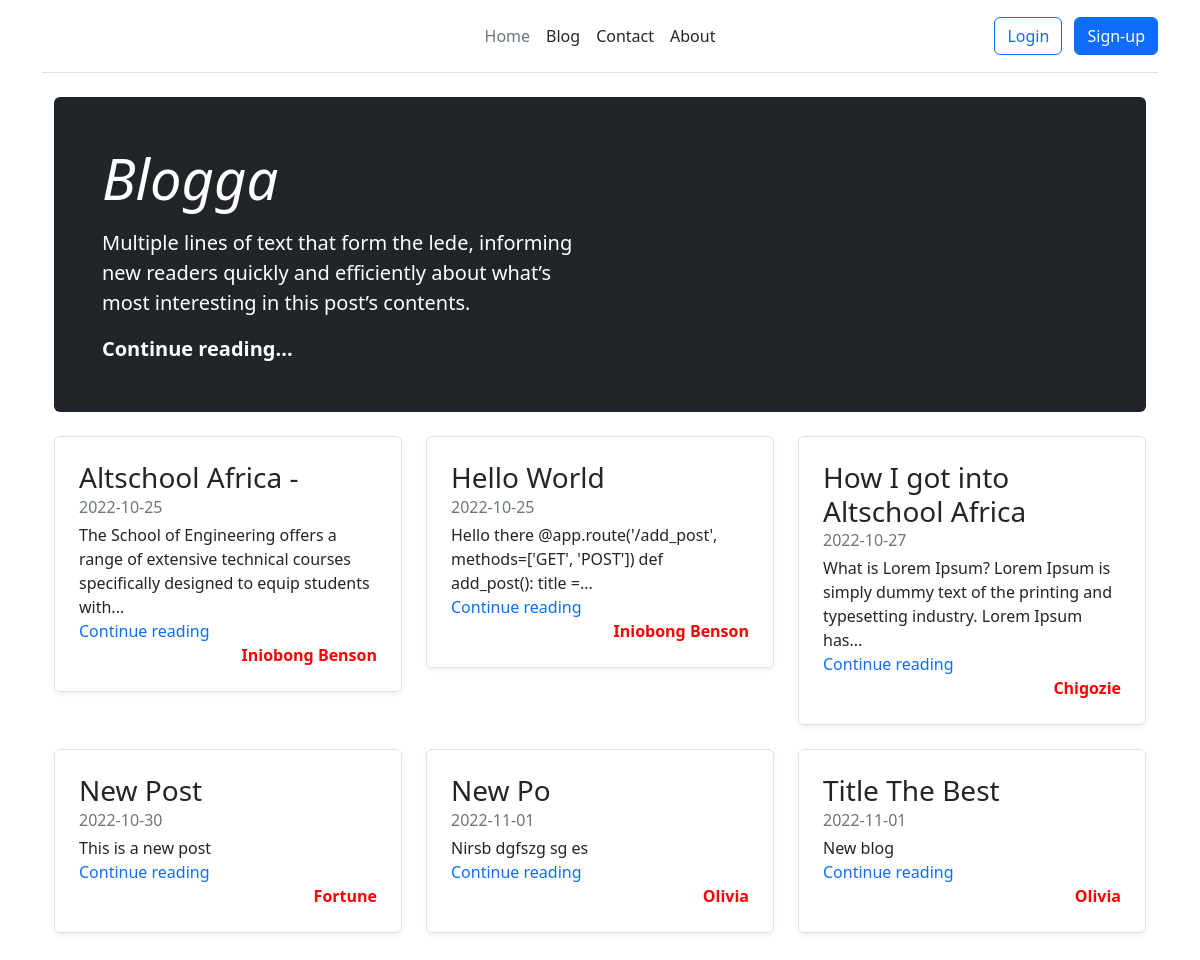
Before: / with the older database file.
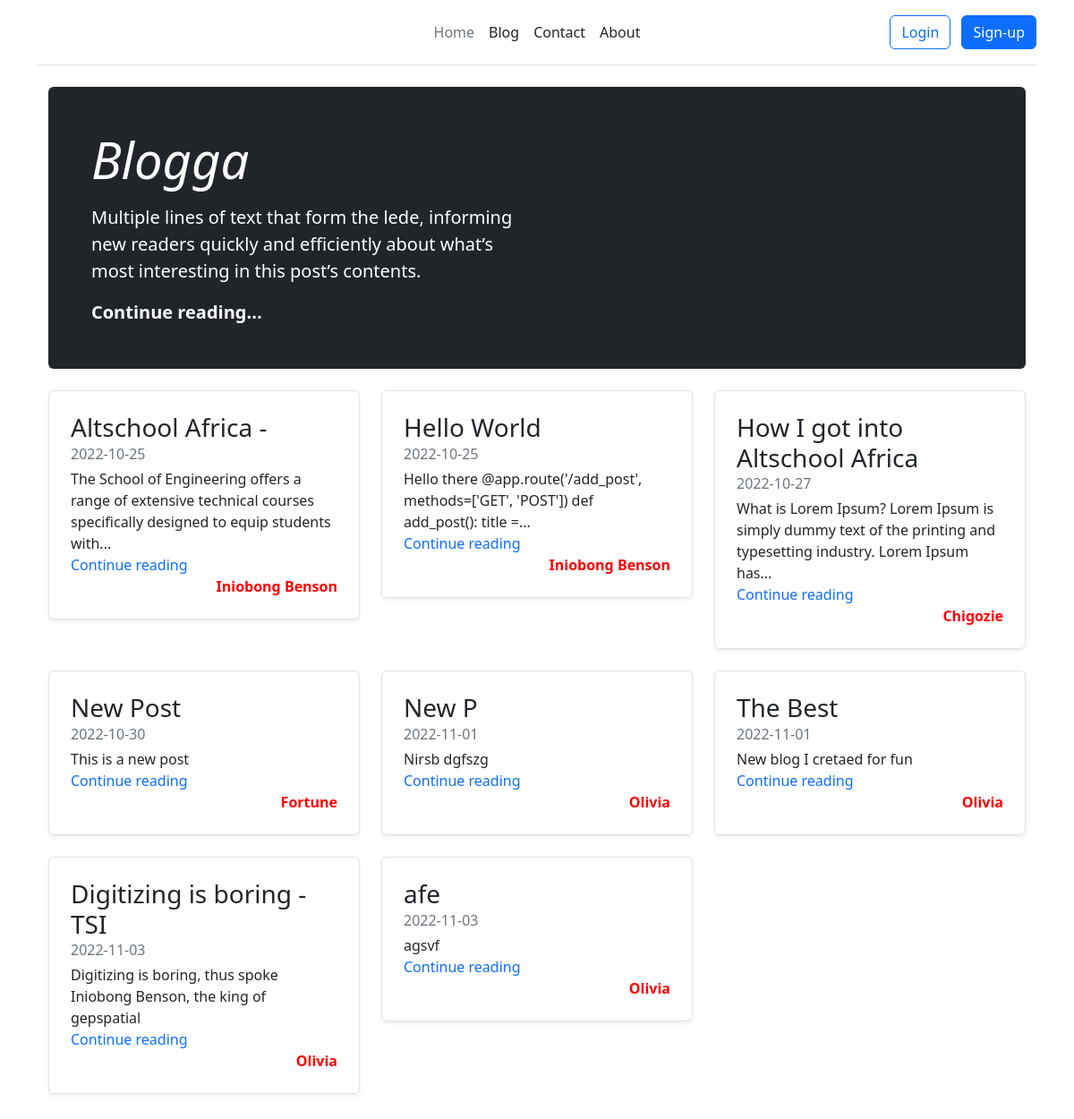
After: the same page with the newer database file.
### app.py (models this page shows, shortened)
class Blog(db.Model):
    __tablename__ = "Blog"
    id = db.Column(db.Integer, primary_key=True)
    title = db.Column(db.String, unique=True, nullable=False)
    content = db.Column(db.Text, nullable=False)
    date_published = db.Column(db.DateTime)
    author = db.Column(db.String, default="Iniobong Benson")

### app.py (the view)
@app.route('/', methods=['GET'])
def index():
    posts = Blog.query.all()
    print(session)
    return render_template('index.html', posts=posts)

### templates/index.html
{% extends 'base.html' %}
{% block content %}
  <main class="container">
    <div class="p-4 p-md-5 mb-4 rounded text-bg-dark">
      <div class="col-md-6 px-0">
        <h1 class="display-4 fst-italic">Blogga</h1>
        <p class="lead my-3">Multiple lines of text that form the lede, informing new readers quickly and efficiently about what’s most interesting in this post’s contents.</p>
        <p class="lead mb-0"><a href="#" class="text-white fw-bold">Continue reading...</a></p>
      </div>
    </div>
    <div class="row mb-2">
        {% for post in posts %}
      <div class="col-md-4 post">
        <div class="row g-0 border rounded overflow-hidden flex-md-row mb-4 shadow-sm h-md-250 position-relative">
          <div class="col p-4 d-flex flex-column position-static">
            <h3 class="mb-0">{{post.title}}</h3>
            <div class="mb-1 text-muted">{{post.date_published.strftime('%Y-%m-%d')}}</div>
            <p class="card-text mb-auto">{{post.content |truncate(120)}}</p>
            <a href="/post/{{post.id}}" class="stretched-link">Continue reading</a>
            <strong class="author">{{post.author}}</strong>
          </div>
        </div>
      </div>
{% endfor %}
{% endblock content %}

### templates/base.html (shortened to what this page needs)
<!DOCTYPE html>
<html lang="en">
<head>
<link href="https://cdn.jsdelivr.net/npm/bootstrap@5.2.2/dist/css/bootstrap.min.css" rel="stylesheet">
<link rel= "stylesheet" type= "text/css" href= "{{ url_for('static',filename='styles/main.css') }}">
</head>
<div class="container">
    <header class="d-flex flex-wrap align-items-center justify-content-center justify-content-md-between py-3 mb-4 border-bottom">
      <a href="/" class="d-flex align-items-center col-md-3 mb-2 mb-md-0 text-dark text-decoration-none">
        <svg class="bi me-2" width="40" height="32" role="img" aria-label="Bootstrap"><use xlink:href="#bootstrap"/></svg>
      </a>
      <ul class="nav col-12 col-md-auto mb-2 justify-content-center mb-md-0">
        <li><a href="{{url_for('index')}}" class="nav-link px-2 link-secondary">Home</a></li>
        <li><a href="{{url_for('blog')}}" class="nav-link px-2 link-dark">Blog</a></li>
        <li><a href="{{url_for('contact')}}" class="nav-link px-2 link-dark">Contact</a></li>
        <li><a href="{{url_for('about')}}" class="nav-link px-2 link-dark">About</a></li>
      </ul>
      <div class="col-md-3 text-end">
        {% if current_user.is_authenticated %}
        <a href="{{url_for('logout')}}"><button type="button" class="btn btn-outline-danger me-2">Logout</button></a>
        {% else %}
        <a href="{{url_for('login')}}"><button type="button" class="btn btn-outline-primary me-2">Login</button></a>
        <a href="{{url_for('signup')}}"><button type="button" class="btn btn-primary">Sign-up</button></a>
        {% endif %}
      </div>
    </header>
  </div>
<body>
    <div class="container">
    {% block content %}
    {% endblock content %}
    </div>
</body>
</html>

### static/styles/main.css (style rules this page uses)
html, body { box-sizing: border-box; }
a { text-decoration: none; }
.author { color: red; text-align: right; }

Changed rows visible on the page:
changed Blog: title "New Po" → "New P"; content "Nirsb dgfszg sg es" → "Nirsb dgfszg"
changed Blog: title "Title The Best" → "The Best"; content "New blog" → "New blog I cretaed for fun"
added Blog: title "Digitizing is boring - TSI", date_published "2022-11-03", content "Digitizing is boring, thus spoke Iniobong Benson, the king of gepspatial", author "Olivia"
added Blog: title "afe", date_published "2022-11-03", content "agsvf", author "Olivia"
